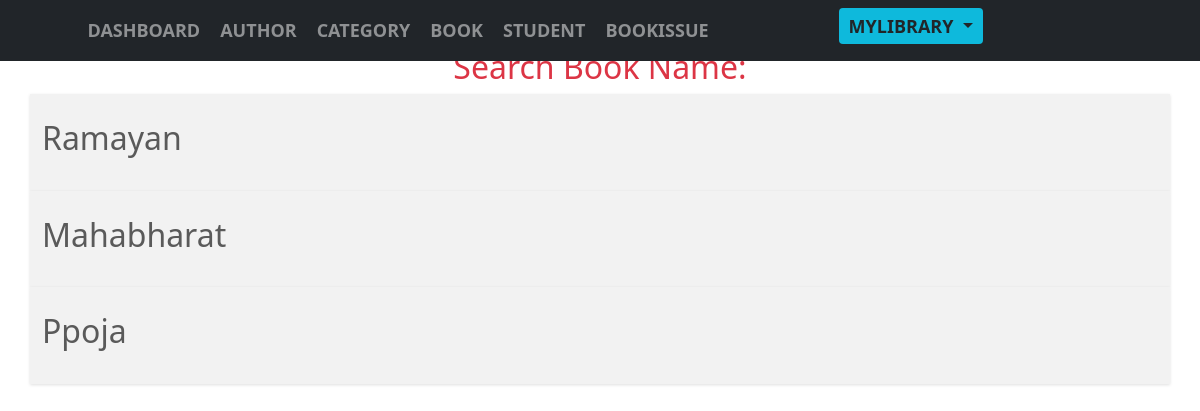
/search_book.php, run on the app's committed database.
### tables this page shows
CREATE TABLE `book` (
  `book_id` int(11) NOT NULL,
  `book_name` varchar(50) NOT NULL,
  `book_category` varchar(50) NOT NULL,
  `book_author` varchar(50) NOT NULL,
  `book_status` varchar(10) NOT NULL
);

### search_book.php (the view, shortened to what this page needs)
<?php
include "header1.php";
?>
<h2 class="page-heading text-center text-danger">Search Book Name: <?php echo $search_book; ?></h2>
<?php
include "db.php";
 $query = "SELECT * FROM book
  WHERE book_name LIKE '%{$search_book}%'";
  $run = mysqli_query($conn,$query) or die("query failed".mysqli_error($conn));
   if(mysqli_num_rows($run) > 0)
  {
    while ($row = mysqli_fetch_assoc($run))
     {
       ?>
       <div class="container">
         <div class="row">
       <form>
        <div class="row">
         <h2><?php $book = $row['book_name'];
          echo  $book; ?></h2>
        </div>
        </form>
        </div>
        </div>
       <?php
      }
    }
         else
         {
           echo "<h2>No record found</h2>";
         }
?>

### header1.css (style rules this page uses)
form { background: #fff; background: #f2f2f2; padding: 25px; box-shadow: 0 1px 3px rgba(0,0,0,0.13); }
body { padding-top: 3rem; padding-bottom: 3rem; color: #5a5a5a; }

### data on the page
book: book_name "Ramayan"
book: book_name "Mahabharat"
book: book_name "Ppoja"
